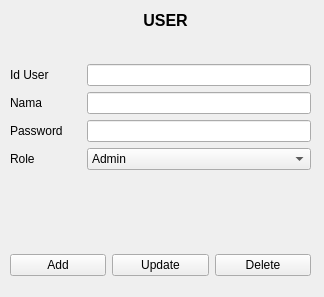
<?xml version="1.0" encoding="UTF-8"?>
<ui version="4.0">
 <class>FrmUser</class>
 <widget class="QMainWindow" name="FrmUser">
  <property name="geometry">
   <rect>
    <x>0</x>
    <y>0</y>
    <width>324</width>
    <height>297</height>
   </rect>
  </property>
  <property name="maximumSize">
   <size>
    <width>324</width>
    <height>297</height>
   </size>
  </property>
  <property name="windowTitle">
   <string>User</string>
  </property>
  <widget class="QWidget" name="centralwidget">
   <widget class="QLabel" name="label">
    <property name="geometry">
     <rect>
      <x>20</x>
      <y>10</y>
      <width>291</width>
      <height>20</height>
     </rect>
    </property>
    <property name="font">
     <font>
      <pointsize>12</pointsize>
      <weight>75</weight>
      <bold>true</bold>
     </font>
    </property>
    <property name="text">
     <string>USER</string>
    </property>
    <property name="alignment">
     <set>Qt::AlignCenter</set>
    </property>
   </widget>
   <widget class="QWidget" name="formLayoutWidget">
    <property name="geometry">
     <rect>
      <x>10</x>
      <y>40</y>
      <width>301</width>
      <height>211</height>
     </rect>
    </property>
    <layout class="QFormLayout" name="formLayout">
     <property name="horizontalSpacing">
      <number>24</number>
     </property>
     <property name="topMargin">
      <number>24</number>
     </property>
     <property name="rightMargin">
      <number>0</number>
     </property>
     <item row="0" column="0">
      <widget class="QLabel" name="idUserLabel">
       <property name="text">
        <string>Id User</string>
       </property>
      </widget>
     </item>
     <item row="0" column="1">
      <widget class="QLineEdit" name="Txt_id_user"/>
     </item>
     <item row="1" column="0">
      <widget class="QLabel" name="namaLabel">
       <property name="text">
        <string>Nama</string>
       </property>
      </widget>
     </item>
     <item row="1" column="1">
      <widget class="QLineEdit" name="Txt_nama"/>
     </item>
     <item row="2" column="0">
      <widget class="QLabel" name="passwordLabel">
       <property name="text">
        <string>Password</string>
       </property>
      </widget>
     </item>
     <item row="2" column="1">
      <widget class="QLineEdit" name="Txt_password"/>
     </item>
     <item row="3" column="0">
      <widget class="QLabel" name="roleLabel">
       <property name="text">
        <string>Role</string>
       </property>
      </widget>
     </item>
     <item row="3" column="1">
      <widget class="QComboBox" name="Cmb_role">
       <property name="enabled">
        <bool>true</bool>
       </property>
       <property name="editable">
        <bool>false</bool>
       </property>
       <property name="duplicatesEnabled">
        <bool>false</bool>
       </property>
       <item>
        <property name="text">
         <string>Admin</string>
        </property>
       </item>
       <item>
        <property name="text">
         <string>User</string>
        </property>
       </item>
      </widget>
     </item>
    </layout>
   </widget>
   <widget class="QWidget" name="horizontalLayoutWidget_2">
    <property name="geometry">
     <rect>
      <x>10</x>
      <y>250</y>
      <width>301</width>
      <height>31</height>
     </rect>
    </property>
    <layout class="QHBoxLayout" name="horizontalLayout_2">
     <item>
      <widget class="QPushButton" name="PB_add">
       <property name="text">
        <string>Add</string>
       </property>
      </widget>
     </item>
     <item>
      <widget class="QPushButton" name="PB_update">
       <property name="text">
        <string>Update</string>
       </property>
      </widget>
     </item>
     <item>
      <widget class="QPushButton" name="PB_del">
       <property name="text">
        <string>Delete</string>
       </property>
      </widget>
     </item>
    </layout>
   </widget>
  </widget>
 </widget>
 <resources/>
 <connections/>
</ui>
